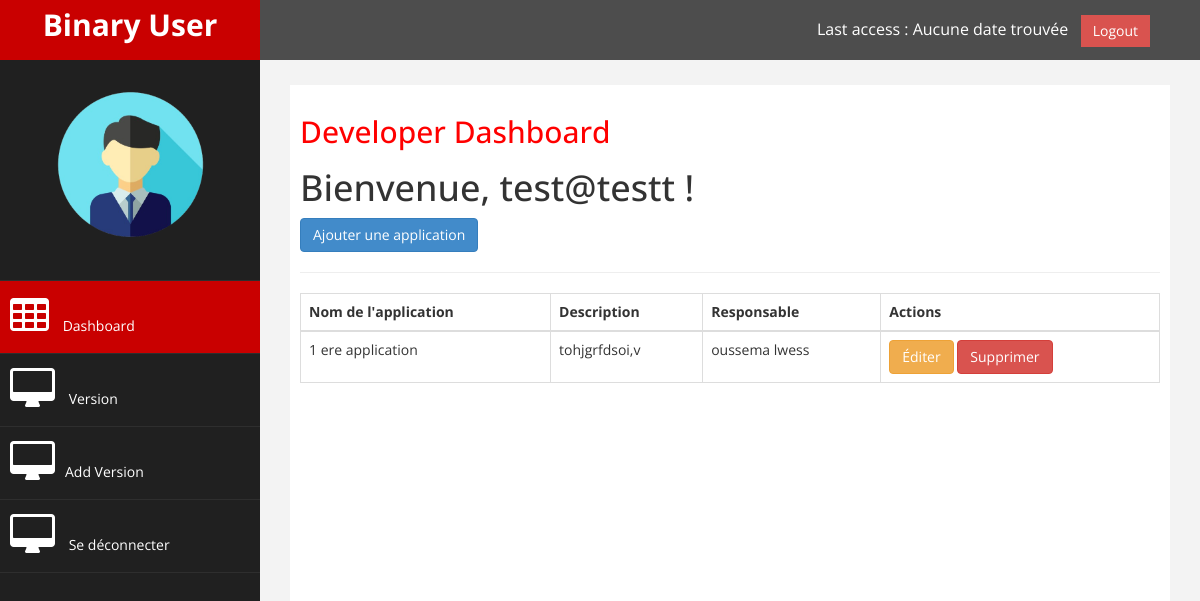
The page /index.php (signed in) on the database its author committed.
### tables this page shows
CREATE TABLE `application` (
  `idapplication` int(11) NOT NULL,
  `iduser` int(11) DEFAULT NULL,
  `nomapplication` varchar(100) NOT NULL,
  `description` text DEFAULT NULL,
  `nomresponsable` varchar(100) DEFAULT NULL
);

### index.php (the view, shortened to what this page needs)
<?php
require 'db.php';
$email = $_SESSION['email'];
$iduser = $_SESSION['iduser'];
$stmt = $conn->prepare("SELECT * FROM application WHERE iduser = :iduser");
$stmt->execute(['iduser' => $iduser]);
$applications = $stmt->fetchAll(PDO::FETCH_ASSOC);
$emailUtilisateur = $_SESSION['email'];
$stmt = $conn->prepare("SELECT date FROM misajour WHERE nom = :email ORDER BY date DESC LIMIT 1");
$stmt->execute(['email' => $emailUtilisateur]);
$derniereDate = $stmt->fetchColumn();
if ($derniereDate) {
    $derniereDateFormatee = date('d M Y', strtotime($derniereDate));
} else {
    $derniereDateFormatee = "Aucune date trouvée";
}
?>
<!DOCTYPE html>
<html xmlns="http://www.w3.org/1999/xhtml">
<head>
    <link href="assets/css/bootstrap.css" rel="stylesheet" />
    <link href="assets/css/font-awesome.css" rel="stylesheet" />
    <link href="assets/js/morris/morris-0.4.3.min.css" rel="stylesheet" />
    <link href="assets/css/custom.css" rel="stylesheet" />
</head>
<body>
    <div id="wrapper">
        <nav class="navbar navbar-default navbar-cls-top" role="navigation" style="margin-bottom: 0">
            <div class="navbar-header">
                <a class="navbar-brand" href="index.html">Binary User</a>
            </div>
            <div style="color: white;padding: 15px 50px 5px 50px;float: right;font-size: 16px;">
                Last access : <?php echo htmlspecialchars($derniereDateFormatee); ?> &nbsp; <a href="logout.php" class="btn btn-danger square-btn-adjust">Logout</a>
            </div>
        </nav>
        <nav class="navbar-default navbar-side" role="navigation">
            <div class="sidebar-collapse">
                <ul class="nav" id="main-menu">
                    <li class="text-center">
                        <img src="img/user.png" class="user-image img-responsive"/>
                    </li>
                    <li>
                        <a class="active-menu" href="index.php"><i class="fa fa-table fa-3x"></i> Dashboard</a>
                    </li>
                    <li>
                        <a href="version.php"><i class="fa fa-desktop fa-3x"></i> Version</a>
                    </li>
                    <li>
                        <a href="addversion.php"><i class="fa fa-desktop fa-3x"></i>Add Version</a>
                    </li>
                    <li>
                        <a href="logout.php"><i class="fa fa-desktop fa-3x"></i> Se déconnecter</a>
                    </li>
                </ul>
            </div>
        </nav>
        <div id="page-wrapper">
            <div id="page-inner">
                <div class="row">
                    <div class="col-md-12">
                        <h2>Developer Dashboard</h2>
                        <h1>Bienvenue, <?php echo htmlspecialchars($email); ?> !</h1>
                        <button class="btn btn-primary" data-toggle="modal" data-target="#addAppModal">
                            Ajouter une application
                        </button>
                        <hr>
                        <table class="table table-bordered">
                            <thead>
                                <tr>
                                    <th>Nom de l'application</th>
                                    <th>Description</th>
                                    <th>Responsable</th>
                                    <th>Actions</th>
                                </tr>
                            </thead>
                            <tbody>
                                <?php foreach ($applications as $app): ?>
                                    <tr>
                                        <td><?php echo htmlspecialchars($app['nomapplication']); ?></td>
                                        <td><?php echo htmlspecialchars($app['description']); ?></td>
                                        <td><?php echo htmlspecialchars($app['nomresponsable']); ?></td>
                                        <td>
                                            <a href="edit_application.php?id=<?php echo $app['idapplication']; ?>" class="btn btn-warning">Éditer</a>
                                            <a href="index.php?delete=<?php echo $app['idapplication']; ?>" class="btn btn-danger" onclick="return confirm('Êtes-vous sûr de vouloir supprimer cette application ?');">Supprimer</a>
                                        </td>
                                    </tr>
                                <?php endforeach; ?>
                            </tbody>
                        </table>
                    </div>
                </div>
            </div>
        </div>
    </div>
</body>
</html>

### assets/css/custom.css (style rules this page uses)
body { font-family: 'Open Sans', sans-serif; }
#wrapper { width: 100%; background:#202020; }
#page-wrapper { padding: 15px 15px; min-height: 600px; background:#F3F3F3; }
#page-inner { width:100%; margin:10px 20px 10px 0px; background-color:#fff!important; padding:10px; min-height:1200px; }
.text-center { text-align:center; }
h2 { color: #f00; }
.square-btn-adjust { border: 0px solid transparent; -webkit-border-radius: 0px; -moz-border-radius: 0px; border-radius: 0px; }
.user-image { margin: 25px auto; -webkit-border-radius: 10px; -moz-border-radius: 10px; border-radius: 10px; max-height:170px; max-width:170px; }
.navbar-cls-top .navbar-brand { color: #fff; background: #C90000; width: 260px; text-align: center; height: 60px; font-size: 30px; font-weight: 700; }
.active-menu { background-color:#C90000!important; }
.sidebar-collapse , .sidebar-collapse .nav { background:none; }
.sidebar-collapse .nav { padding:0; }
.sidebar-collapse .nav > li > a { color:#fff; background:#202020; text-shadow:none; }
.sidebar-collapse > .nav > li > a { padding:15px 10px; }
.sidebar-collapse > .nav > li { border-bottom: 1px solid rgba(107, 108, 109, 0.19); }
.navbar-side { border:none; background-color: #202020; }
.navbar-cls-top { background:#4D4D4D; border-bottom:none; }
.navbar-default { border:0px solid black; }
.navbar-header { background: #A70303; }
.nav > li > a > i { margin-right:10px; }
@media (min-width:768px) { #page-wrapper { margin: 0 0 0 260px; padding: 15px 30px; min-height: 1200px; } }
@media (min-width:768px) { .navbar-side { z-index: 1; position: absolute; width: 260px; } }
@media (min-width:768px) { .navbar { border-radius: 0px; } }

### rows shown on the page
application: nomapplication "1 ere application", description "tohjgrfdsoi,v", nomresponsable "oussema lwess"

### other values the page prints
$derniereDateFormatee "Aucune date trouvée"
$email "test@testt"
